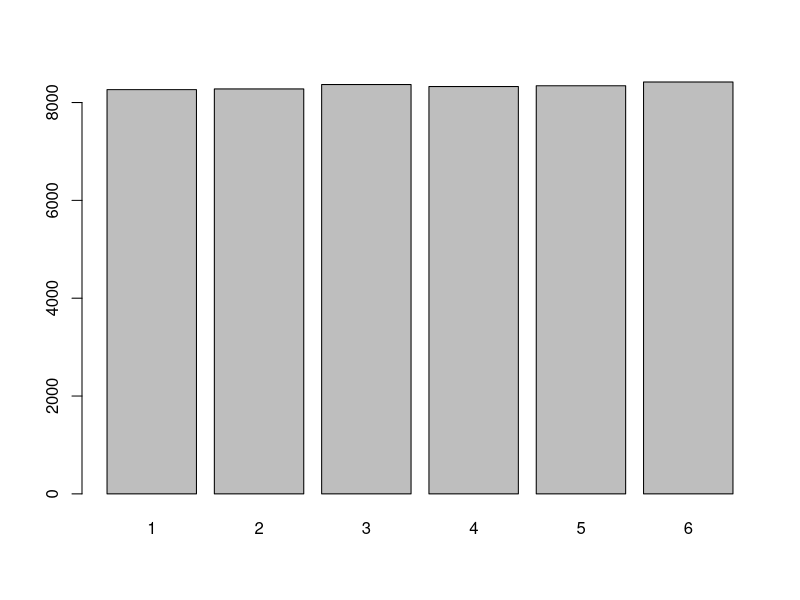
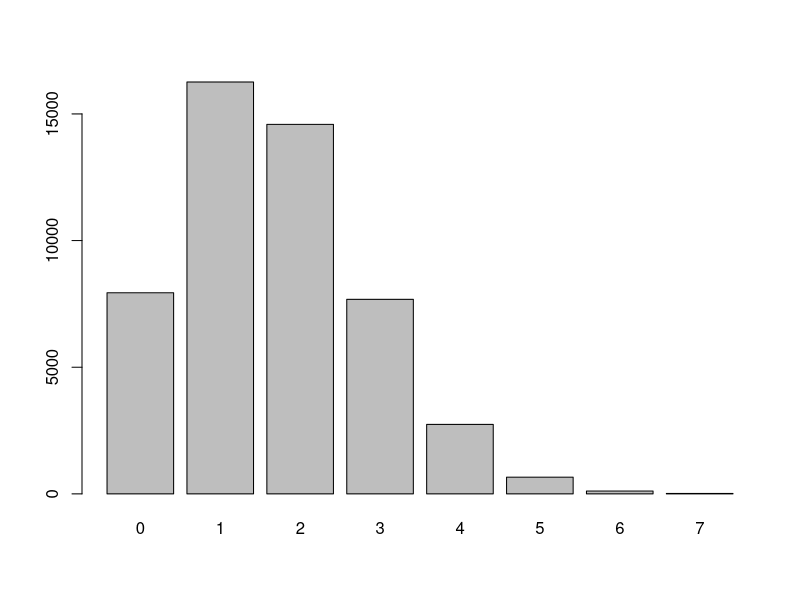

Recreate these plots in R, in order.
#####
#Aufgabe 1

n_würfe <- 50000

#a
würfe <- sample(1:6,n_würfe, replace = T)
barplot(table(würfe))

#b
würfe_man <- sample(1:6, size = n_würfe, replace = T, prob = c(rep(0.2/5, 5), 0.8))

#c
sum(würfe == 6) / n_würfe
sum(würfe_man == 6) / n_würfe

#d
res <- sample(1:6, n_würfe* 10, replace = T) # 50000 Versuche * 10 Würfe
RES <- matrix(res, nrow = n_würfe)

n_sechs <- rowSums(RES == 6) # wie oft eine Sechs gewürfelt wurde in 50000 Versuchen
barplot(table(n_sechs))

        